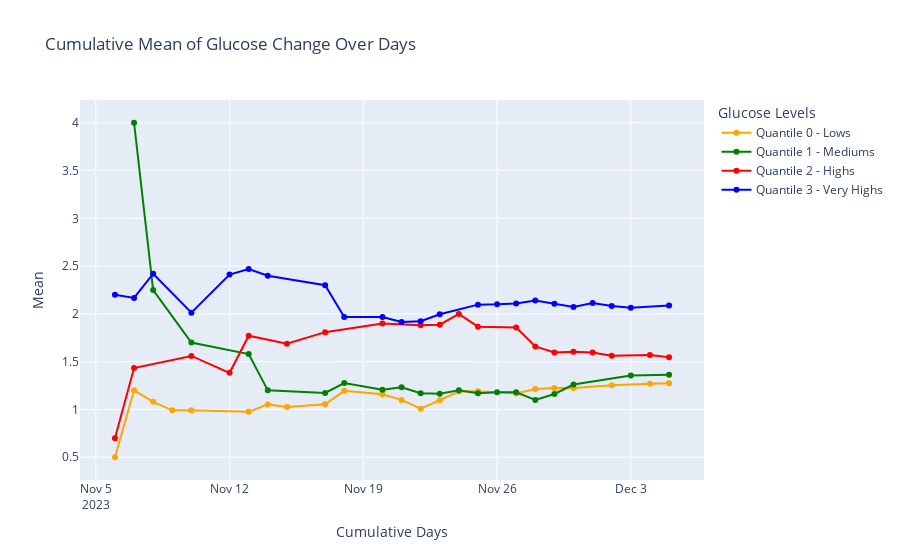

Notebook cell for this chart:
### Code cell
fig = go.Figure()

fig.add_trace(go.Scatter(
    x=result_df_lows.index,
    y=result_df_lows['Mean'],
    mode='lines+markers',
    name='Quantile 0 - Lows',
    marker=dict(color='orange')
))

fig.add_trace(go.Scatter(
    x=result_df_mediums.index,
    y=result_df_mediums['Mean'],
    mode='lines+markers',
    name='Quantile 1 - Mediums',
    marker=dict(color='green')
))

fig.add_trace(go.Scatter(
    x=result_df_highs.index,
    y=result_df_highs['Mean'],
    mode='lines+markers',
    name='Quantile 2 - Highs',
    marker=dict(color='red')
))

fig.add_trace(go.Scatter(
    x=result_df_very_highs.index,
    y=result_df_very_highs['Mean'],
    mode='lines+markers',
    name='Quantile 3 - Very Highs',
    marker=dict(color='blue')
))

fig.update_layout(
    title='Cumulative Mean of Glucose Change Over Days',
    xaxis_title='Cumulative Days',
    yaxis_title='Mean',
    legend_title='Glucose Levels'
)

fig.show()

### Figure 1 — Plotly figure (JSON) as saved in the notebook; plotly's stock layout.template omitted (floating-point values rounded to 4 significant figures)
{"data": [{"marker": {"color": "orange"}, "mode": "lines+markers", "name": "Quantile 0 - Lows", "type": "scatter", "x": ["2023-11-06", "2023-11-07", "2023-11-08", "2023-11-09", "2023-11-10", "2023-11-13", "2023-11-14", "2023-11-15", "2023-11-17", "2023-11-18", "2023-11-20", "2023-11-21", "2023-11-22", "2023-11-23", "2023-11-24", "2023-11-25", "2023-11-27", "2023-11-28", "2023-11-29", "2023-11-30", "2023-12-02", "2023-12-04", "2023-12-05"], "y": [0.5, 1.2, 1.08, 0.9909, 0.9923, 0.975, 1.053, 1.026, 1.055, 1.195, 1.159, 1.1, 1.007, 1.097, 1.187, 1.191, 1.168, 1.214, 1.224, 1.224, 1.254, 1.268, 1.274]}, {"marker": {"color": "green"}, "mode": "lines+markers", "name": "Quantile 1 - Mediums", "type": "scatter", "x": ["2023-11-07", "2023-11-08", "2023-11-10", "2023-11-13", "2023-11-14", "2023-11-17", "2023-11-18", "2023-11-20", "2023-11-21", "2023-11-22", "2023-11-23", "2023-11-24", "2023-11-25", "2023-11-26", "2023-11-27", "2023-11-28", "2023-11-29", "2023-11-30", "2023-12-03", "2023-12-05"], "y": [4, 2.25, 1.7, 1.58, 1.2, 1.173, 1.277, 1.207, 1.231, 1.171, 1.165, 1.2, 1.169, 1.18, 1.181, 1.1, 1.162, 1.261, 1.355, 1.364]}, {"marker": {"color": "red"}, "mode": "lines+markers", "name": "Quantile 2 - Highs", "type": "scatter", "x": ["2023-11-06", "2023-11-07", "2023-11-10", "2023-11-12", "2023-11-13", "2023-11-15", "2023-11-17", "2023-11-20", "2023-11-22", "2023-11-23", "2023-11-24", "2023-11-25", "2023-11-27", "2023-11-28", "2023-11-29", "2023-11-30", "2023-12-01", "2023-12-02", "2023-12-04", "2023-12-05"], "y": [0.7, 1.433, 1.56, 1.383, 1.771, 1.688, 1.809, 1.9, 1.88, 1.888, 2.0, 1.867, 1.858, 1.66, 1.597, 1.603, 1.597, 1.563, 1.571, 1.545]}, {"marker": {"color": "blue"}, "mode": "lines+markers", "name": "Quantile 3 - Very Highs", "type": "scatter", "x": ["2023-11-06", "2023-11-07", "2023-11-08", "2023-11-10", "2023-11-12", "2023-11-13", "2023-11-14", "2023-11-17", "2023-11-18", "2023-11-20", "2023-11-21", "2023-11-22", "2023-11-23", "2023-11-25", "2023-11-26", "2023-11-27", "2023-11-28", "2023-11-29", "2023-11-30", "2023-12-01", "2023-12-02", "2023-12-03", "2023-12-05"], "y": [2.2, 2.167, 2.42, 2.013, 2.411, 2.47, 2.4, 2.3, 1.967, 1.968, 1.914, 1.923, 1.996, 2.097, 2.1, 2.109, 2.141, 2.105, 2.072, 2.115, 2.083, 2.064, 2.087]}], "layout": {"legend": {"title": {"text": "Glucose Levels"}}, "title": {"text": "Cumulative Mean of Glucose Change Over Days"}, "xaxis": {"title": {"text": "Cumulative Days"}}, "yaxis": {"title": {"text": "Mean"}}}}
